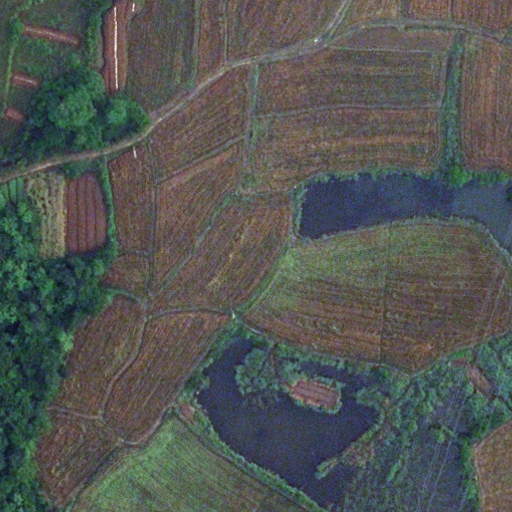
#> input picture classical/LoveDA_Test_16/Rural/images_png_512/17.png, 512 x 512 px, found by its file name
$ python lbp_one_image_grayscale.py
#> lines starting #> are read from the running program, lines starting #| are printed output that depends on the picture
#from sklearn import datasets
import numpy as np
import skimage
from skimage.feature import local_binary_pattern

# [4 lines of commented-out code are left out]


radius = 1
n_points = 8 * radius
METHOD = 'uniform'
number_images = 1


im_i = skimage.io.imread("./LoveDA_Test_16/Rural/images_png/17.png")
#> im_i is the input picture: shape (512, 512, 3); mean R, G, B 83.4, 86.9, 83.3
im_i_g = skimage.color.rgb2gray(im_i)
im_m = skimage.io.imread("./LoveDA_Test_16/Rural/masks_png/17.png")

print(im_i.shape)
#| (512, 512, 3)

im_i_red = im_i[:,:,0]
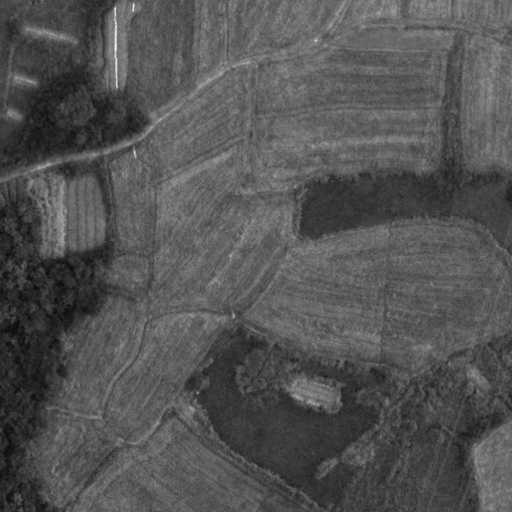
#> im_i_red: shape (512, 512); min 9, max 251, mean 83.4
im_i_green = im_i[:,:,1]
im_i_blue = im_i[:,:,2]
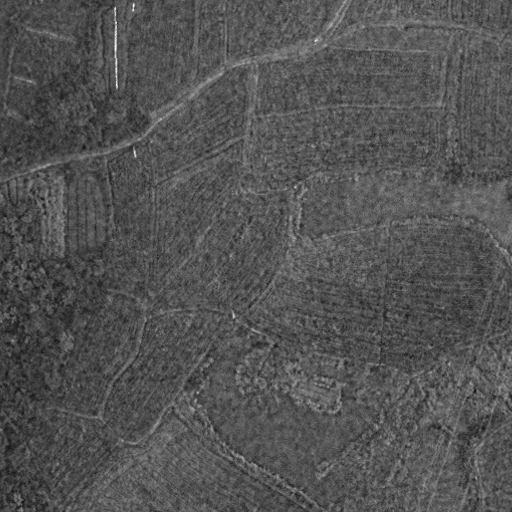
#> im_i_blue: shape (512, 512); min 16, max 253, mean 83.3

lbp_red = local_binary_pattern(im_i_red, n_points, radius, METHOD)
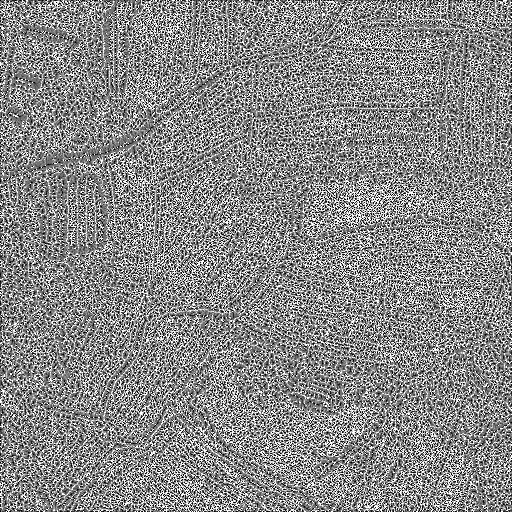
#> lbp_red: shape (512, 512) float64; min 0, max 9, mean 4.82; drawn with min black and max white
lbp_green = local_binary_pattern(im_i_green, n_points, radius, METHOD)
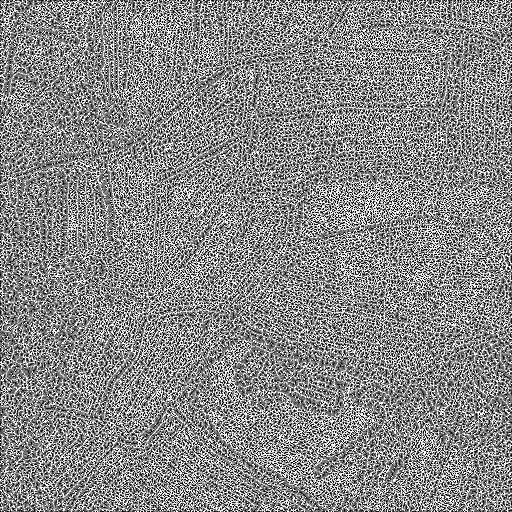
#> lbp_green: shape (512, 512) float64; min 0, max 9, mean 4.83; drawn with min black and max white
lbp_blue = local_binary_pattern(im_i_blue, n_points, radius, METHOD)
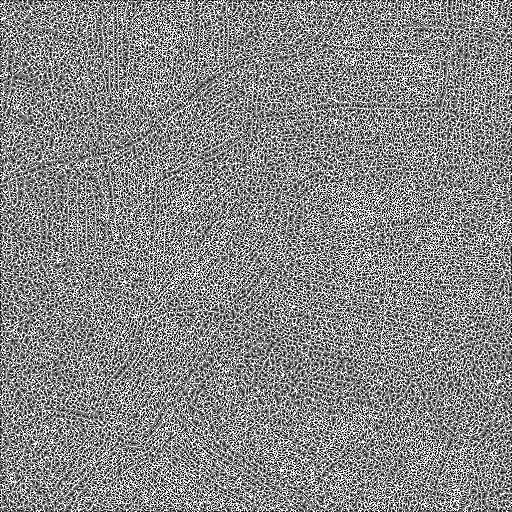
#> lbp_blue: shape (512, 512) float64; min 0, max 9, mean 4.78; drawn with min black and max white

im_lbp_rgb = im_i
im_lbp_rgb[:,:,0] = local_binary_pattern(im_i[:,:,0], n_points, radius, METHOD)
im_lbp_rgb[:,:,1] = local_binary_pattern(im_i[:,:,1], n_points, radius, METHOD)
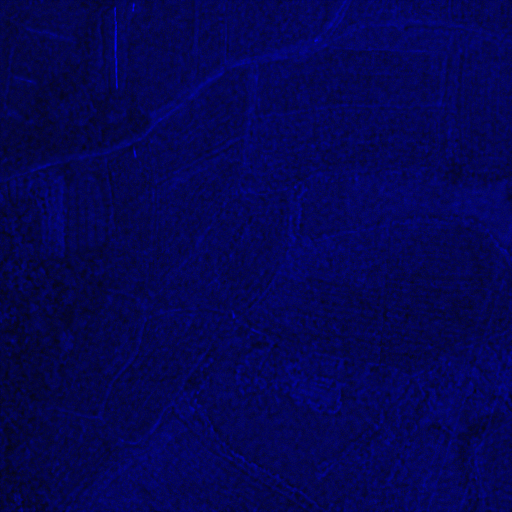
#> im_lbp_rgb: shape (512, 512, 3); mean R, G, B 4.8, 4.8, 83.3
im_lbp_rgb[:,:,2] = local_binary_pattern(im_i[:,:,2], n_points, radius, METHOD)
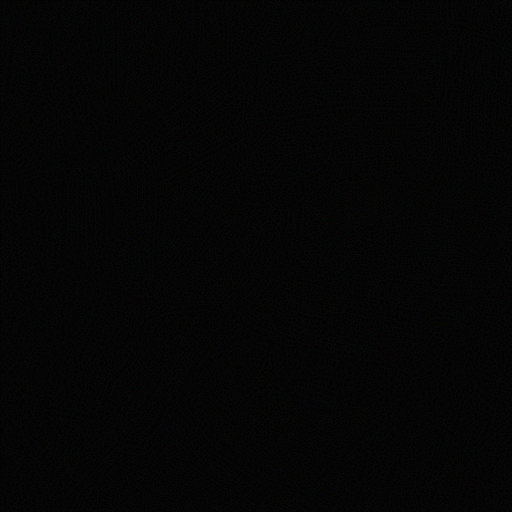
#> im_lbp_rgb: shape (512, 512, 3); mean R, G, B 4.82, 4.83, 4.78

#> (the run stopped early here; a loop or call above may not have finished)

$ run again, with classical/LoveDA_Test_16/Rural/images_png_512/16.png copied over classical/LoveDA_Test_16/Rural/images_png_512/17.png
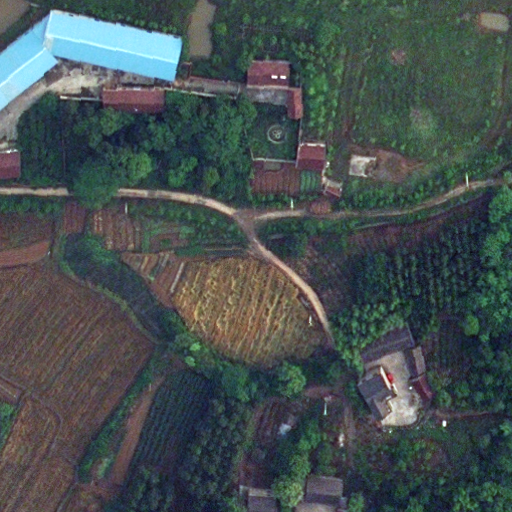
#> input picture classical/LoveDA_Test_16/Rural/images_png_512/16.png, 512 x 512 px, found by its file name
#> im_i is the input picture: shape (512, 512, 3); mean R, G, B 70.3, 80.7, 80.3
#| (512, 512, 3)
#> `lbp_blue = local_binary_pattern(im_i_blue, n_points, radius, METHOD)`:
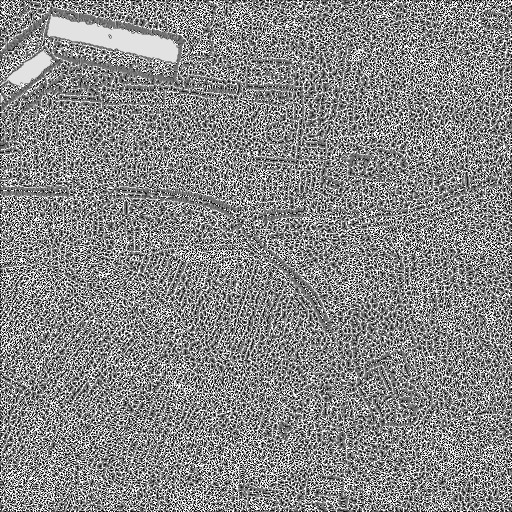
#> lbp_blue: shape (512, 512) float64; min 0, max 9, mean 4.8; drawn with min black and max white
#> `im_lbp_rgb[:,:,1] = local_binary_pattern(im_i[:,:,1], n_points, radius..`:
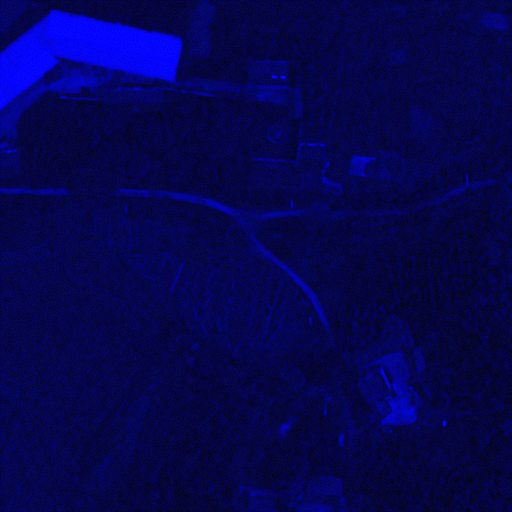
#> im_lbp_rgb: shape (512, 512, 3); mean R, G, B 4.8, 4.8, 80.3

$ run again, with classical/LoveDA_Test_16/Rural/images_png_512/18.png copied over classical/LoveDA_Test_16/Rural/images_png_512/17.png
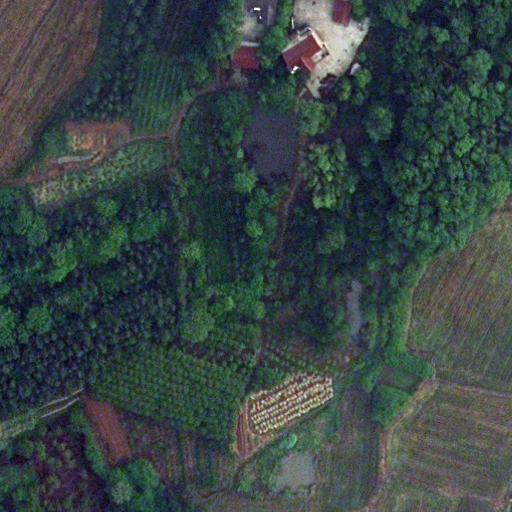
#> input picture classical/LoveDA_Test_16/Rural/images_png_512/18.png, 512 x 512 px, found by its file name
#> im_i is the input picture: shape (512, 512, 3); mean R, G, B 56.3, 69.3, 68
#| (512, 512, 3)
#> `lbp_blue = local_binary_pattern(im_i_blue, n_points, radius, METHOD)`:
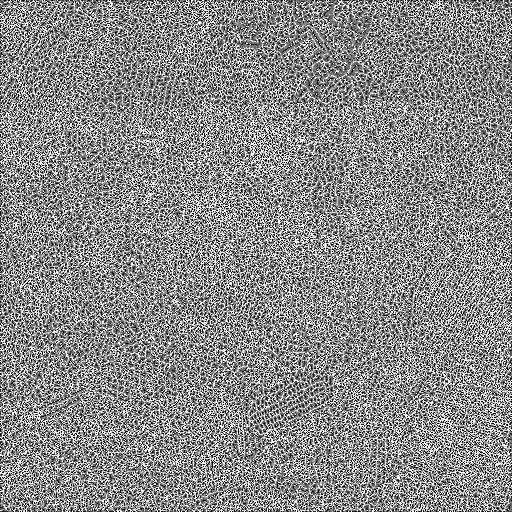
#> lbp_blue: shape (512, 512) float64; min 0, max 9, mean 4.9; drawn with min black and max white
#> `im_lbp_rgb[:,:,1] = local_binary_pattern(im_i[:,:,1], n_points, radius..`:
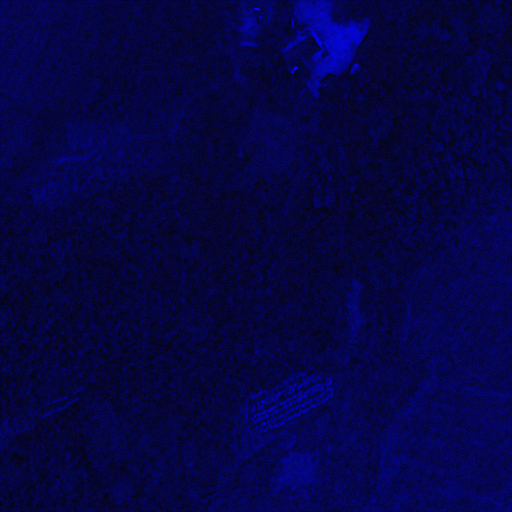
#> im_lbp_rgb: shape (512, 512, 3); mean R, G, B 4.8, 4.8, 68

$ run again, with classical/LoveDA_Test_16/Rural/images_png_512/19.png copied over classical/LoveDA_Test_16/Rural/images_png_512/17.png
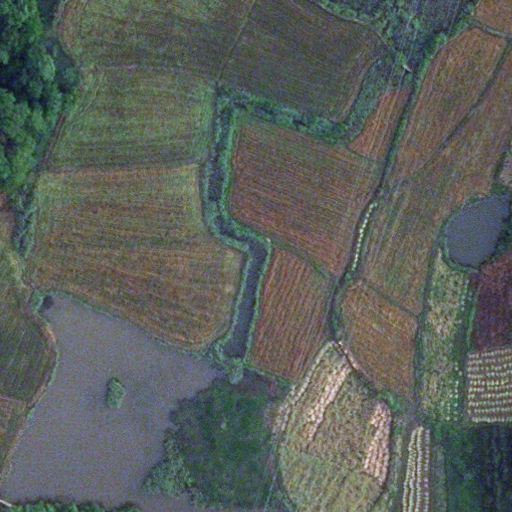
#> input picture classical/LoveDA_Test_16/Rural/images_png_512/19.png, 512 x 512 px, found by its file name
#> im_i is the input picture: shape (512, 512, 3); mean R, G, B 91.4, 96.7, 91.8
#| (512, 512, 3)
#> `im_lbp_rgb[:,:,1] = local_binary_pattern(im_i[:,:,1], n_points, radius..`:
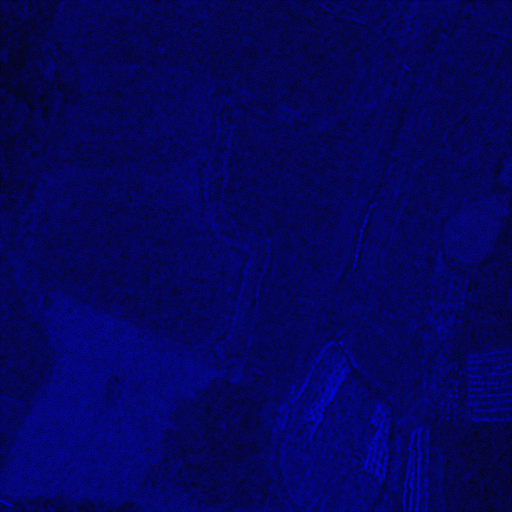
#> im_lbp_rgb: shape (512, 512, 3); mean R, G, B 4.8, 4.8, 91.8
